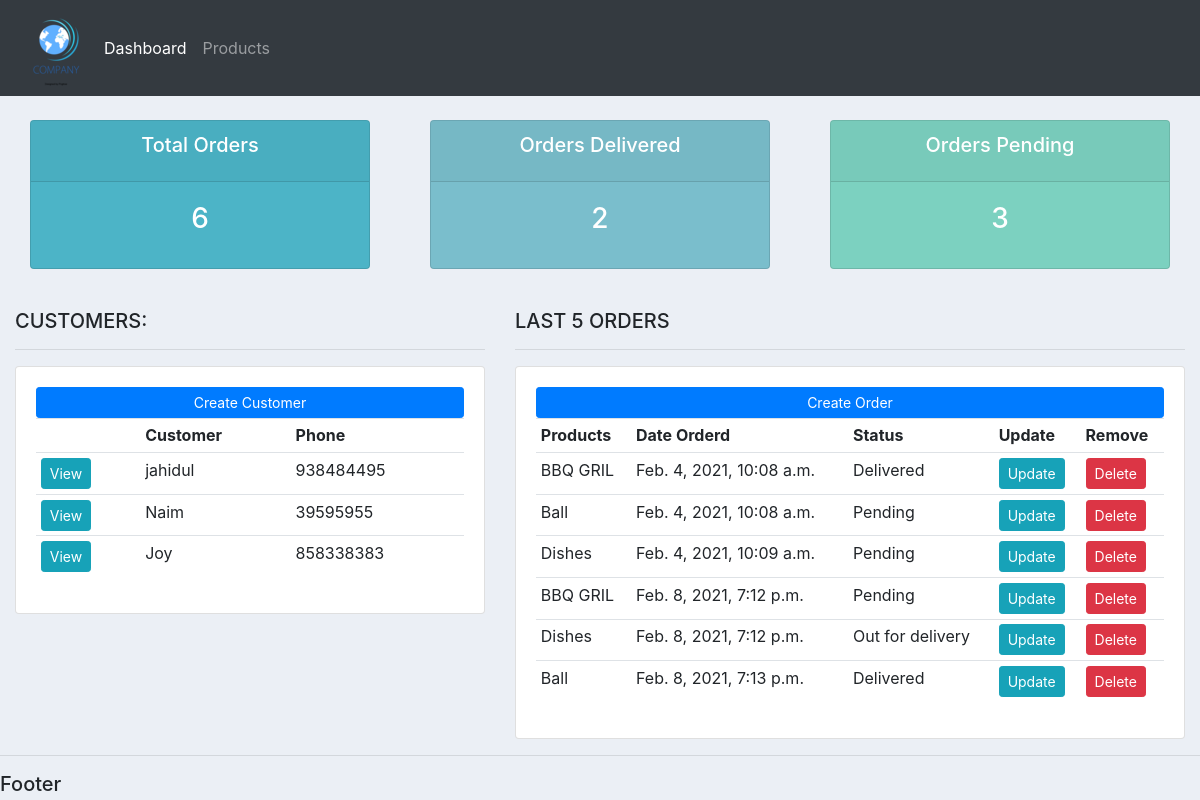
Before: / with the older database file.
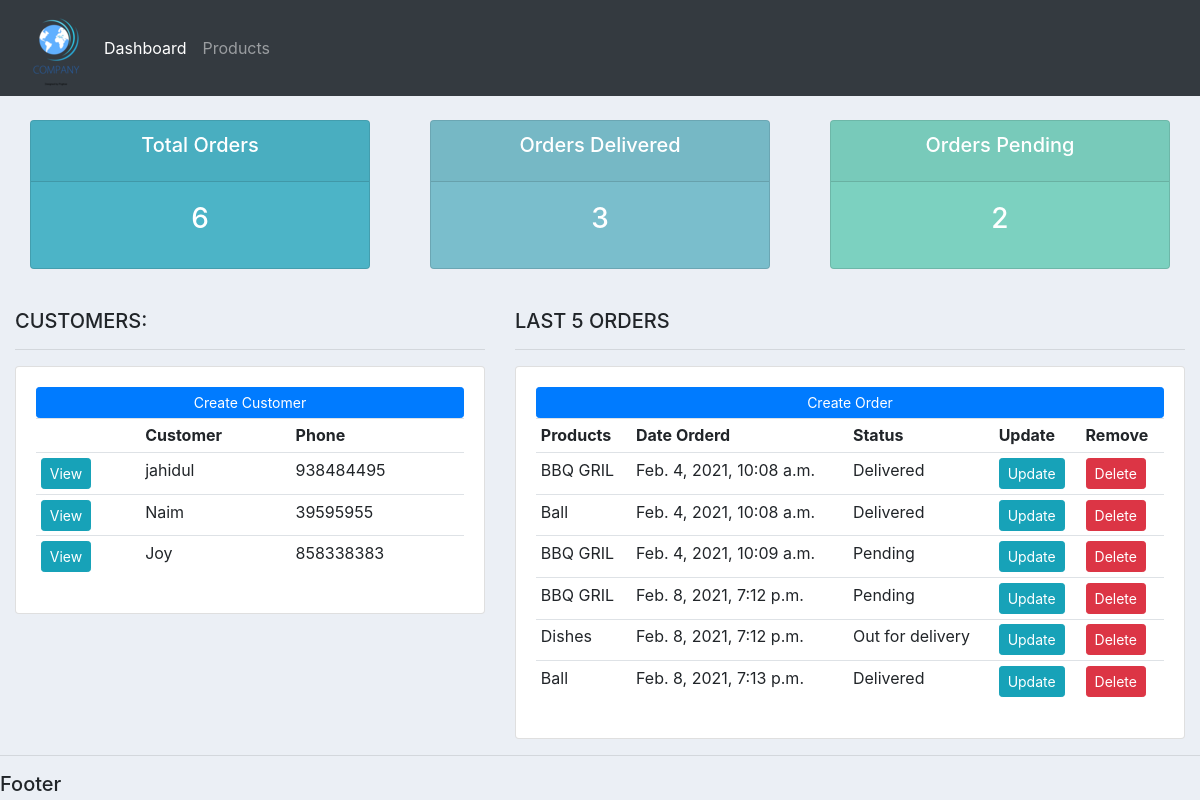
After: the same page with the newer database file.
### accounts/models.py (models this page shows)
class Order(models.Model):
    STATUS = (
            ('Pending','Pending'),
            ('Out for delivery', 'Out for delivery'),
            ('Delivered', 'Delivered'),
            )
    customer = models.ForeignKey(Customer, null=True, on_delete= models.SET_NULL)
    product = models.ForeignKey(Products, null=True, on_delete= models.SET_NULL)
    date_created = models.DateTimeField(auto_now_add=True, null=True)
    status = models.CharField(max_length=200, null=True, choices=STATUS)

class Products(models.Model):
    CATEGORY = (
              ('Indoor', 'Indoor'),
              ('Out Door', 'Out Door'),
              )
    name = models.CharField(max_length=200, null=True)
    price = models.FloatField(null=True)
    category = models.CharField(max_length=200, null=True, choices=CATEGORY)
    description = models.CharField(max_length=200, null=True, blank=True)
    date_created = models.DateTimeField(auto_now_add=True, null=True)
    tag = models.ManyToManyField(Tag)
    def __str__(self):
        return self.name

### accounts/views.py (the view)
# urls.py: path('', views.home, name="home"),
def home(request):
    orders = Order.objects.all()
    customers = Customer.objects.all()
    total_customer = customers.count()
    total_orders = orders.count()
    delivered = orders.filter(status='Delivered').count()
    pending = orders.filter(status='Pending').count()
    context = {'orders':orders, 'customers':customers,
    'total_orders': total_orders, 'delivered': delivered,
    'pending': pending}
    return render(request,'accounts/dashboard.html', context)

### accounts/templates/accounts/dashboard.html
{% extends 'accounts/main.html' %}
{% block content %}
{% include 'accounts/status.html' %}
<br>
<div class="row">
    <div class="col-md-5">
        <h5>CUSTOMERS:</h5>
        <hr>
        <div class="card card-body">
            <a class="btn btn-primary  btn-sm btn-block" href="">Create Customer</a>
            <table class="table table-sm">
                <tr>
                    <th></th>
                    <th>Customer</th>
                    <th>Phone</th>
                </tr>
                {% for customer in customers %}
                   <tr>
                       <td><a class="btn btn-sm btn-info" href="{% url 'customer' customer.id %}">View</a></td>
                       <td>{{customer.name}}</td>
                       <td>{{customer.phone}}</td>
                   </tr>
                {% endfor %}
            </table>
        </div>
    </div>
    <div class="col-md-7">
        <h5>LAST 5 ORDERS</h5>
        <hr>
        <div class="card card-body">
            <a class="btn btn-primary  btn-sm btn-block" href="{% url 'create_order' %}">Create Order</a>
            <table class="table table-sm">
                <tr>
                    <th>Products</th>
                    <th>Date Orderd</th>
                    <th>Status</th>
                    <th>Update</th>
                    <th>Remove</th>
                </tr>
                {% for order in orders %}
                   <tr>
                       <td>{{order.product}}</td>
                       <td>{{order.date_created}}</td>
                       <td>{{order.status}}</td>
                       <td><a class="btn btn-sm btn-info" href="{% url 'update_order' order.id %}">Update</a></td>
                       <td><a class="btn btn-sm btn-danger"href="">Delete</a></td>
                   </tr>
                {% endfor %}
            </table>
        </div>
    </div>
</div>
{% endblock %}

Changed rows visible on the page:
changed Order (number 2 of 6 on the later page): status "Pending" → "Delivered"
changed Order "Feb. 4, 2021, 10:09 a.m.": product "Dishes" → "BBQ GRIL"
Other visible differences:
{{ delivered }}: "2" → "3"
{{ pending }}: "3" → "2"
